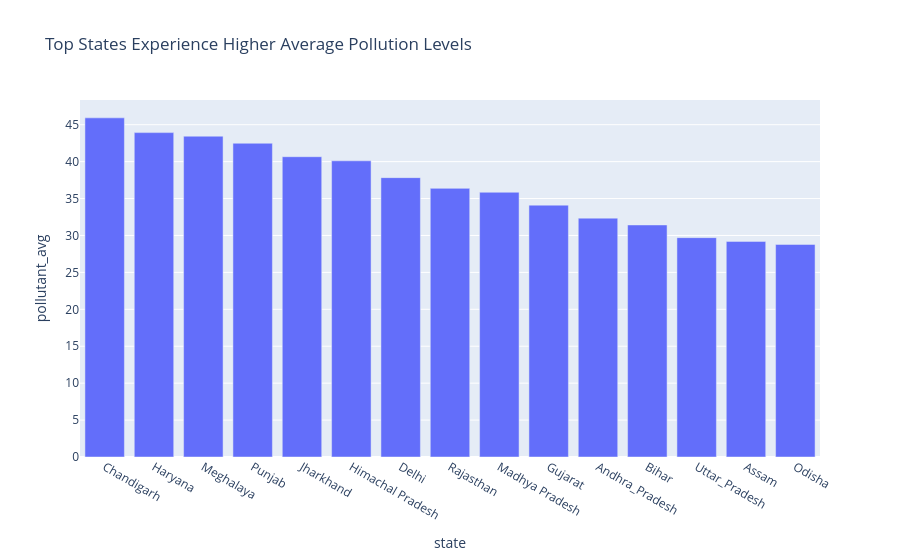

The notebook cell saved with this chart:
### Code cell
#Interactive Plotly Chart (Bonus)
fig = px.bar(
    df.groupby('state')['pollutant_avg']
    .mean()
    .reset_index()
    .sort_values(
        by='pollutant_avg',
        ascending=False
    )
    .head(15),

    x='state',
    y='pollutant_avg',

    title='Top States Experience Higher Average Pollution Levels'
)

fig.show()

### Figure 1 — Plotly figure (JSON) as saved in the notebook; plotly's stock layout.template omitted (floating-point values rounded to 4 significant figures)
{"data": [{"hovertemplate": "state=%{x}<br>pollutant_avg=%{y}<extra></extra>", "legendgroup": "", "marker": {"color": "#636efa", "pattern": {"shape": ""}}, "name": "", "orientation": "v", "showlegend": false, "textposition": "auto", "type": "bar", "x": ["Chandigarh", "Haryana", "Meghalaya", "Punjab", "Jharkhand", "Himachal Pradesh", "Delhi", "Rajasthan", "Madhya Pradesh", "Gujarat", "Andhra_Pradesh", "Bihar", "Uttar_Pradesh", "Assam", "Odisha"], "xaxis": "x", "y": [45.93, 43.93, 43.44, 42.49, 40.67, 40.11, 37.83, 36.38, 35.85, 34.11, 32.35, 31.43, 29.71, 29.2, 28.79], "yaxis": "y"}], "layout": {"barmode": "relative", "legend": {"tracegroupgap": 0}, "title": {"text": "Top States Experience Higher Average Pollution Levels"}, "xaxis": {"anchor": "y", "domain": [0, 1], "title": {"text": "state"}}, "yaxis": {"anchor": "x", "domain": [0, 1], "title": {"text": "pollutant_avg"}}}}
